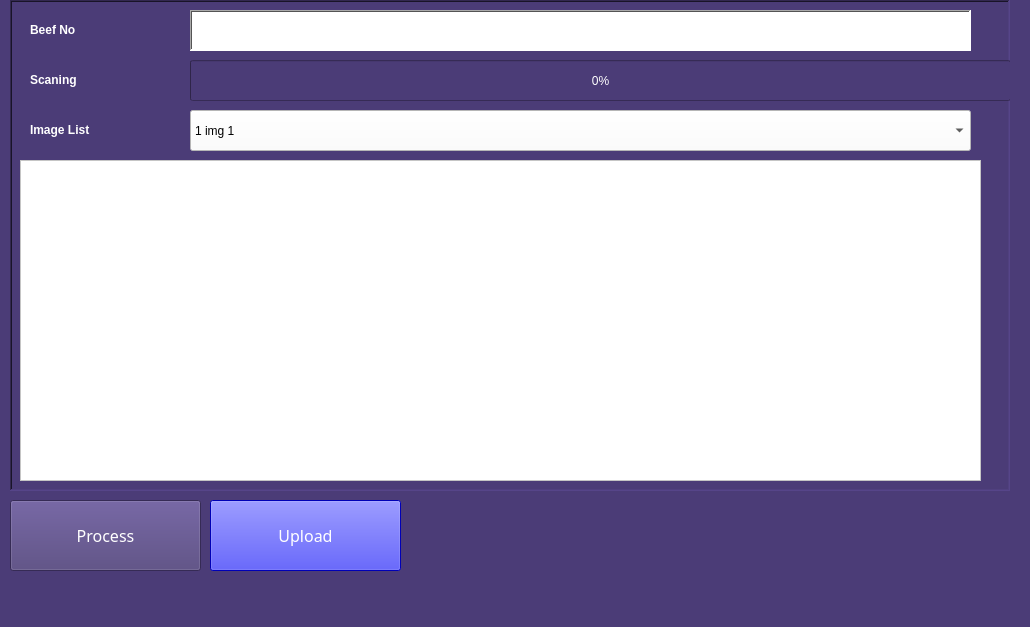
<?xml version="1.0" encoding="UTF-8"?>
<ui version="4.0">
 <class>frmOperation</class>
 <widget class="QMainWindow" name="frmOperation">
  <property name="windowModality">
   <enum>Qt::ApplicationModal</enum>
  </property>
  <property name="geometry">
   <rect>
    <x>0</x>
    <y>0</y>
    <width>1030</width>
    <height>627</height>
   </rect>
  </property>
  <property name="minimumSize">
   <size>
    <width>780</width>
    <height>300</height>
   </size>
  </property>
  <property name="maximumSize">
   <size>
    <width>1500</width>
    <height>1200</height>
   </size>
  </property>
  <property name="tabletTracking">
   <bool>true</bool>
  </property>
  <property name="focusPolicy">
   <enum>Qt::ClickFocus</enum>
  </property>
  <property name="windowTitle">
   <string>Operation Capture</string>
  </property>
  <property name="windowIcon">
   <iconset>
    <normaloff>:/img/Capture48.png</normaloff>:/img/Capture48.png</iconset>
  </property>
  <property name="layoutDirection">
   <enum>Qt::LeftToRight</enum>
  </property>
  <property name="autoFillBackground">
   <bool>false</bool>
  </property>
  <property name="styleSheet">
   <string notr="true">background-color:rgb(75, 60, 119);
color: rgb(255, 255, 255);</string>
  </property>
  <property name="iconSize">
   <size>
    <width>48</width>
    <height>48</height>
   </size>
  </property>
  <property name="toolButtonStyle">
   <enum>Qt::ToolButtonFollowStyle</enum>
  </property>
  <property name="documentMode">
   <bool>true</bool>
  </property>
  <widget class="QWidget" name="centralwidget">
   <widget class="QFrame" name="frame">
    <property name="enabled">
     <bool>true</bool>
    </property>
    <property name="geometry">
     <rect>
      <x>10</x>
      <y>0</y>
      <width>1000</width>
      <height>491</height>
     </rect>
    </property>
    <property name="minimumSize">
     <size>
      <width>0</width>
      <height>399</height>
     </size>
    </property>
    <property name="maximumSize">
     <size>
      <width>1000</width>
      <height>1200</height>
     </size>
    </property>
    <property name="autoFillBackground">
     <bool>false</bool>
    </property>
    <property name="frameShape">
     <enum>QFrame::WinPanel</enum>
    </property>
    <property name="frameShadow">
     <enum>QFrame::Sunken</enum>
    </property>
    <widget class="QProgressBar" name="prgCapture">
     <property name="geometry">
      <rect>
       <x>180</x>
       <y>60</y>
       <width>821</width>
       <height>41</height>
      </rect>
     </property>
     <property name="value">
      <number>0</number>
     </property>
    </widget>
    <widget class="QLabel" name="lblScan">
     <property name="geometry">
      <rect>
       <x>20</x>
       <y>60</y>
       <width>141</width>
       <height>41</height>
      </rect>
     </property>
     <property name="styleSheet">
      <string notr="true">font: 60 18pt &quot;MS Sans Serif&quot;;
color: rgb(255, 255, 255);</string>
     </property>
     <property name="text">
      <string>&lt;html&gt;&lt;head/&gt;&lt;body&gt;&lt;p&gt;&lt;span style=&quot; font-weight:600;&quot;&gt;Scaning&lt;/span&gt;&lt;/p&gt;&lt;/body&gt;&lt;/html&gt;</string>
     </property>
    </widget>
    <widget class="QLabel" name="lblScan_2">
     <property name="geometry">
      <rect>
       <x>20</x>
       <y>10</y>
       <width>151</width>
       <height>41</height>
      </rect>
     </property>
     <property name="styleSheet">
      <string notr="true">font: 60 18pt &quot;MS Sans Serif&quot;;
color: rgb(255, 255, 255);</string>
     </property>
     <property name="text">
      <string>&lt;html&gt;&lt;head/&gt;&lt;body&gt;&lt;p&gt;&lt;span style=&quot; font-weight:600;&quot;&gt;Beef No&lt;/span&gt;&lt;/p&gt;&lt;/body&gt;&lt;/html&gt;</string>
     </property>
    </widget>
    <widget class="QTextEdit" name="txtBeefNo">
     <property name="enabled">
      <bool>false</bool>
     </property>
     <property name="geometry">
      <rect>
       <x>180</x>
       <y>10</y>
       <width>781</width>
       <height>41</height>
      </rect>
     </property>
     <property name="palette">
      <palette>
       <active>
        <colorrole role="WindowText">
         <brush brushstyle="SolidPattern">
          <color alpha="255">
           <red>0</red>
           <green>0</green>
           <blue>0</blue>
          </color>
         </brush>
        </colorrole>
        <colorrole role="Button">
         <brush brushstyle="SolidPattern">
          <color alpha="255">
           <red>255</red>
           <green>255</green>
           <blue>255</blue>
          </color>
         </brush>
        </colorrole>
        <colorrole role="Light">
         <brush brushstyle="SolidPattern">
          <color alpha="255">
           <red>179</red>
           <green>158</green>
           <blue>179</blue>
          </color>
         </brush>
        </colorrole>
        <colorrole role="Midlight">
         <brush brushstyle="SolidPattern">
          <color alpha="255">
           <red>149</red>
           <green>131</green>
           <blue>149</blue>
          </color>
         </brush>
        </colorrole>
        <colorrole role="Dark">
         <brush brushstyle="SolidPattern">
          <color alpha="255">
           <red>59</red>
           <green>52</green>
           <blue>59</blue>
          </color>
         </brush>
        </colorrole>
        <colorrole role="Mid">
         <brush brushstyle="SolidPattern">
          <color alpha="255">
           <red>79</red>
           <green>70</green>
           <blue>79</blue>
          </color>
         </brush>
        </colorrole>
        <colorrole role="Text">
         <brush brushstyle="SolidPattern">
          <color alpha="255">
           <red>0</red>
           <green>0</green>
           <blue>0</blue>
          </color>
         </brush>
        </colorrole>
        <colorrole role="BrightText">
         <brush brushstyle="SolidPattern">
          <color alpha="255">
           <red>255</red>
           <green>255</green>
           <blue>255</blue>
          </color>
         </brush>
        </colorrole>
        <colorrole role="ButtonText">
         <brush brushstyle="SolidPattern">
          <color alpha="255">
           <red>0</red>
           <green>0</green>
           <blue>0</blue>
          </color>
         </brush>
        </colorrole>
        <colorrole role="Base">
         <brush brushstyle="SolidPattern">
          <color alpha="255">
           <red>255</red>
           <green>255</green>
           <blue>255</blue>
          </color>
         </brush>
        </colorrole>
        <colorrole role="Window">
         <brush brushstyle="SolidPattern">
          <color alpha="255">
           <red>255</red>
           <green>255</green>
           <blue>255</blue>
          </color>
         </brush>
        </colorrole>
        <colorrole role="Shadow">
         <brush brushstyle="SolidPattern">
          <color alpha="255">
           <red>0</red>
           <green>0</green>
           <blue>0</blue>
          </color>
         </brush>
        </colorrole>
        <colorrole role="AlternateBase">
         <brush brushstyle="SolidPattern">
          <color alpha="255">
           <red>59</red>
           <green>52</green>
           <blue>59</blue>
          </color>
         </brush>
        </colorrole>
        <colorrole role="ToolTipBase">
         <brush brushstyle="SolidPattern">
          <color alpha="255">
           <red>255</red>
           <green>255</green>
           <blue>220</blue>
          </color>
         </brush>
        </colorrole>
        <colorrole role="ToolTipText">
         <brush brushstyle="SolidPattern">
          <color alpha="255">
           <red>0</red>
           <green>0</green>
           <blue>0</blue>
          </color>
         </brush>
        </colorrole>
       </active>
       <inactive>
        <colorrole role="WindowText">
         <brush brushstyle="SolidPattern">
          <color alpha="255">
           <red>0</red>
           <green>0</green>
           <blue>0</blue>
          </color>
         </brush>
        </colorrole>
        <colorrole role="Button">
         <brush brushstyle="SolidPattern">
          <color alpha="255">
           <red>255</red>
           <green>255</green>
           <blue>255</blue>
          </color>
         </brush>
        </colorrole>
        <colorrole role="Light">
         <brush brushstyle="SolidPattern">
          <color alpha="255">
           <red>179</red>
           <green>158</green>
           <blue>179</blue>
          </color>
         </brush>
        </colorrole>
        <colorrole role="Midlight">
         <brush brushstyle="SolidPattern">
          <color alpha="255">
           <red>149</red>
           <green>131</green>
           <blue>149</blue>
          </color>
         </brush>
        </colorrole>
        <colorrole role="Dark">
         <brush brushstyle="SolidPattern">
          <color alpha="255">
           <red>59</red>
           <green>52</green>
           <blue>59</blue>
          </color>
         </brush>
        </colorrole>
        <colorrole role="Mid">
         <brush brushstyle="SolidPattern">
          <color alpha="255">
           <red>79</red>
           <green>70</green>
           <blue>79</blue>
          </color>
         </brush>
        </colorrole>
        <colorrole role="Text">
         <brush brushstyle="SolidPattern">
          <color alpha="255">
           <red>0</red>
           <green>0</green>
           <blue>0</blue>
          </color>
         </brush>
        </colorrole>
        <colorrole role="BrightText">
         <brush brushstyle="SolidPattern">
          <color alpha="255">
           <red>255</red>
           <green>255</green>
           <blue>255</blue>
          </color>
         </brush>
        </colorrole>
        <colorrole role="ButtonText">
         <brush brushstyle="SolidPattern">
          <color alpha="255">
           <red>0</red>
           <green>0</green>
           <blue>0</blue>
          </color>
         </brush>
        </colorrole>
        <colorrole role="Base">
         <brush brushstyle="SolidPattern">
          <color alpha="255">
           <red>255</red>
           <green>255</green>
           <blue>255</blue>
          </color>
         </brush>
        </colorrole>
        <colorrole role="Window">
         <brush brushstyle="SolidPattern">
          <color alpha="255">
           <red>255</red>
           <green>255</green>
           <blue>255</blue>
          </color>
         </brush>
        </colorrole>
        <colorrole role="Shadow">
         <brush brushstyle="SolidPattern">
          <color alpha="255">
           <red>0</red>
           <green>0</green>
           <blue>0</blue>
          </color>
         </brush>
        </colorrole>
        <colorrole role="AlternateBase">
         <brush brushstyle="SolidPattern">
          <color alpha="255">
           <red>59</red>
           <green>52</green>
           <blue>59</blue>
          </color>
         </brush>
        </colorrole>
        <colorrole role="ToolTipBase">
         <brush brushstyle="SolidPattern">
          <color alpha="255">
           <red>255</red>
           <green>255</green>
           <blue>220</blue>
          </color>
         </brush>
        </colorrole>
        <colorrole role="ToolTipText">
         <brush brushstyle="SolidPattern">
          <color alpha="255">
           <red>0</red>
           <green>0</green>
           <blue>0</blue>
          </color>
         </brush>
        </colorrole>
       </inactive>
       <disabled>
        <colorrole role="WindowText">
         <brush brushstyle="SolidPattern">
          <color alpha="255">
           <red>0</red>
           <green>0</green>
           <blue>0</blue>
          </color>
         </brush>
        </colorrole>
        <colorrole role="Button">
         <brush brushstyle="SolidPattern">
          <color alpha="255">
           <red>255</red>
           <green>255</green>
           <blue>255</blue>
          </color>
         </brush>
        </colorrole>
        <colorrole role="Light">
         <brush brushstyle="SolidPattern">
          <color alpha="255">
           <red>179</red>
           <green>158</green>
           <blue>179</blue>
          </color>
         </brush>
        </colorrole>
        <colorrole role="Midlight">
         <brush brushstyle="SolidPattern">
          <color alpha="255">
           <red>149</red>
           <green>131</green>
           <blue>149</blue>
          </color>
         </brush>
        </colorrole>
        <colorrole role="Dark">
         <brush brushstyle="SolidPattern">
          <color alpha="255">
           <red>59</red>
           <green>52</green>
           <blue>59</blue>
          </color>
         </brush>
        </colorrole>
        <colorrole role="Mid">
         <brush brushstyle="SolidPattern">
          <color alpha="255">
           <red>79</red>
           <green>70</green>
           <blue>79</blue>
          </color>
         </brush>
        </colorrole>
        <colorrole role="Text">
         <brush brushstyle="SolidPattern">
          <color alpha="255">
           <red>0</red>
           <green>0</green>
           <blue>0</blue>
          </color>
         </brush>
        </colorrole>
        <colorrole role="BrightText">
         <brush brushstyle="SolidPattern">
          <color alpha="255">
           <red>255</red>
           <green>255</green>
           <blue>255</blue>
          </color>
         </brush>
        </colorrole>
        <colorrole role="ButtonText">
         <brush brushstyle="SolidPattern">
          <color alpha="255">
           <red>0</red>
           <green>0</green>
           <blue>0</blue>
          </color>
         </brush>
        </colorrole>
        <colorrole role="Base">
         <brush brushstyle="SolidPattern">
          <color alpha="255">
           <red>255</red>
           <green>255</green>
           <blue>255</blue>
          </color>
         </brush>
        </colorrole>
        <colorrole role="Window">
         <brush brushstyle="SolidPattern">
          <color alpha="255">
           <red>255</red>
           <green>255</green>
           <blue>255</blue>
          </color>
         </brush>
        </colorrole>
        <colorrole role="Shadow">
         <brush brushstyle="SolidPattern">
          <color alpha="255">
           <red>0</red>
           <green>0</green>
           <blue>0</blue>
          </color>
         </brush>
        </colorrole>
        <colorrole role="AlternateBase">
         <brush brushstyle="SolidPattern">
          <color alpha="255">
           <red>119</red>
           <green>105</green>
           <blue>119</blue>
          </color>
         </brush>
        </colorrole>
        <colorrole role="ToolTipBase">
         <brush brushstyle="SolidPattern">
          <color alpha="255">
           <red>255</red>
           <green>255</green>
           <blue>220</blue>
          </color>
         </brush>
        </colorrole>
        <colorrole role="ToolTipText">
         <brush brushstyle="SolidPattern">
          <color alpha="255">
           <red>0</red>
           <green>0</green>
           <blue>0</blue>
          </color>
         </brush>
        </colorrole>
       </disabled>
      </palette>
     </property>
     <property name="font">
      <font>
       <family>MS Shell Dlg 2</family>
       <pointsize>9</pointsize>
       <weight>9</weight>
       <italic>false</italic>
       <bold>false</bold>
      </font>
     </property>
     <property name="autoFillBackground">
      <bool>true</bool>
     </property>
     <property name="styleSheet">
      <string notr="true">color: rgb(0, 0, 0);
background-color: rgb(255, 255, 255);
font: 75 9pt &quot;MS Shell Dlg 2&quot;;</string>
     </property>
     <property name="frameShape">
      <enum>QFrame::WinPanel</enum>
     </property>
     <property name="frameShadow">
      <enum>QFrame::Sunken</enum>
     </property>
    </widget>
    <widget class="QGraphicsView" name="gview">
     <property name="geometry">
      <rect>
       <x>10</x>
       <y>160</y>
       <width>961</width>
       <height>321</height>
      </rect>
     </property>
     <property name="styleSheet">
      <string notr="true">background-color: rgb(255, 255, 255);</string>
     </property>
    </widget>
    <widget class="QComboBox" name="comboImage">
     <property name="enabled">
      <bool>true</bool>
     </property>
     <property name="geometry">
      <rect>
       <x>180</x>
       <y>110</y>
       <width>781</width>
       <height>41</height>
      </rect>
     </property>
     <property name="styleSheet">
      <string notr="true">color: rgb(0, 0, 0);
background-color: rgb(255, 255, 255);
font: 9pt &quot;MS Shell Dlg 2&quot;;</string>
     </property>
     <item>
      <property name="text">
       <string>1 img 1</string>
      </property>
     </item>
     <item>
      <property name="text">
       <string>2 img 2</string>
      </property>
     </item>
    </widget>
    <widget class="QLabel" name="lblScan_3">
     <property name="geometry">
      <rect>
       <x>20</x>
       <y>110</y>
       <width>151</width>
       <height>41</height>
      </rect>
     </property>
     <property name="styleSheet">
      <string notr="true">font: 60 18pt &quot;MS Sans Serif&quot;;
color: rgb(255, 255, 255);</string>
     </property>
     <property name="text">
      <string>&lt;html&gt;&lt;head/&gt;&lt;body&gt;&lt;p&gt;&lt;span style=&quot; font-weight:600;&quot;&gt;Image List&lt;/span&gt;&lt;/p&gt;&lt;/body&gt;&lt;/html&gt;</string>
     </property>
    </widget>
   </widget>
   <widget class="QPushButton" name="pushProcess">
    <property name="geometry">
     <rect>
      <x>10</x>
      <y>500</y>
      <width>191</width>
      <height>71</height>
     </rect>
    </property>
    <property name="font">
     <font>
      <family>Algerian</family>
      <pointsize>12</pointsize>
      <weight>50</weight>
      <italic>false</italic>
      <bold>false</bold>
     </font>
    </property>
    <property name="styleSheet">
     <string notr="true">color: rgb(255,255, 255);
background-image: url(:/Green/Img/Button.png);
font: 12pt &quot;Algerian&quot;;


</string>
    </property>
    <property name="text">
     <string>Process</string>
    </property>
   </widget>
   <widget class="QPushButton" name="pushUpload">
    <property name="geometry">
     <rect>
      <x>210</x>
      <y>500</y>
      <width>191</width>
      <height>71</height>
     </rect>
    </property>
    <property name="font">
     <font>
      <family>Algerian</family>
      <pointsize>12</pointsize>
      <weight>50</weight>
      <italic>false</italic>
      <bold>false</bold>
     </font>
    </property>
    <property name="styleSheet">
     <string notr="true">color: rgb(255,255, 255);
background-color: rgb(0, 0, 255);
font: 12pt &quot;Algerian&quot;;

</string>
    </property>
    <property name="text">
     <string>Upload</string>
    </property>
   </widget>
  </widget>
  <widget class="QMenuBar" name="menubar">
   <property name="geometry">
    <rect>
     <x>0</x>
     <y>0</y>
     <width>1030</width>
     <height>26</height>
    </rect>
   </property>
  </widget>
  <widget class="QStatusBar" name="statusbar"/>
 </widget>
 <tabstops>
  <tabstop>txtBeefNo</tabstop>
 </tabstops>
 <resources>
  <include location="imgOperate.qrc"/>
 </resources>
 <connections>
  <connection>
   <sender>pushProcess</sender>
   <signal>clicked()</signal>
   <receiver>prgCapture</receiver>
   <slot>reset()</slot>
   <hints>
    <hint type="sourcelabel">
     <x>143</x>
     <y>596</y>
    </hint>
    <hint type="destinationlabel">
     <x>311</x>
     <y>126</y>
    </hint>
   </hints>
  </connection>
  <connection>
   <sender>pushProcess</sender>
   <signal>clicked()</signal>
   <receiver>txtBeefNo</receiver>
   <slot>clear()</slot>
   <hints>
    <hint type="sourcelabel">
     <x>183</x>
     <y>596</y>
    </hint>
    <hint type="destinationlabel">
     <x>445</x>
     <y>76</y>
    </hint>
   </hints>
  </connection>
  <connection>
   <sender>comboImage</sender>
   <signal>currentIndexChanged(QString)</signal>
   <receiver>gview</receiver>
   <slot>invalidateScene()</slot>
   <hints>
    <hint type="sourcelabel">
     <x>478</x>
     <y>176</y>
    </hint>
    <hint type="destinationlabel">
     <x>349</x>
     <y>248</y>
    </hint>
   </hints>
  </connection>
  <connection>
   <sender>pushUpload</sender>
   <signal>clicked()</signal>
   <receiver>comboImage</receiver>
   <slot>clear()</slot>
   <hints>
    <hint type="sourcelabel">
     <x>382</x>
     <y>554</y>
    </hint>
    <hint type="destinationlabel">
     <x>563</x>
     <y>160</y>
    </hint>
   </hints>
  </connection>
 </connections>
</ui>
